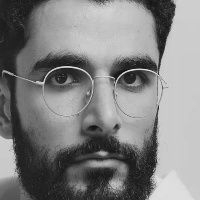
#> input picture data/faces/Auden/1.jpg, 200 x 200 px; its folder holds 3 pictures in this run
$ python register_face.py data/faces/Auden/0.jpg data/faces/Auden/1.jpg
#> lines starting #> are read from the running program, lines starting #| are printed output that depends on the picture
### core/detector.py
import cv2
import os

CASCADE_PATH = os.path.join(os.path.dirname(__file__), "..", "models", "haarcascade_frontalface_default.xml")
face_cascade = cv2.CascadeClassifier(CASCADE_PATH)

MODEL_PATH = os.path.join(os.path.dirname(__file__), "..", "data", "lbph_model.yml")
LABELS_PATH = os.path.join(os.path.dirname(__file__), "..", "data", "labels.txt")

def detect_faces(gray_frame):
    return face_cascade.detectMultiScale(gray_frame, scaleFactor=1.1, minNeighbors=5, minSize=(60, 60))

# [10 lines left out: function load_recognizer, not called in this run]

def save_recognizer(recognizer, labels):
    recognizer.write(MODEL_PATH)
    with open(LABELS_PATH, "w") as f:
        for idx, name in labels.items():
            f.write(f"{idx},{name}\n")

### register_face.py
import cv2
import sys
import os
import numpy as np
from core.detector import detect_faces, save_recognizer

FACES_DIR = os.path.join("data", "faces")

def register(name, image_path):
#> called with name = 'data/faces/Auden/0.jpg', image_path = 'data/faces/Auden/1.jpg'
    img = cv2.imread(image_path)
#> img is the input picture: shape (200, 200, 3); min 16, max 230, mean 129.2
    if img is None:
        print("could not read image")
        return
    gray = cv2.cvtColor(img, cv2.COLOR_BGR2GRAY)
    faces = detect_faces(gray)
#> faces = [[14, 13, 170, 170]]
    if len(faces) == 0:
        print("no face found in image, try another photo")
        return
    x, y, w, h = faces[0]
#> x = 14; y = 13; w = 170; h = 170
    face_crop = cv2.resize(gray[y:y + h, x:x + w], (200, 200))
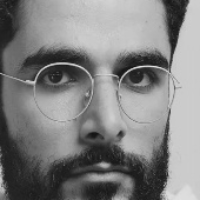
#> face_crop: shape (200, 200); min 19, max 227, mean 128.4

    person_dir = os.path.join(FACES_DIR, name)
    os.makedirs(person_dir, exist_ok=True)
    count = len(os.listdir(person_dir))
    cv2.imwrite(os.path.join(person_dir, f"{count}.jpg"), face_crop)
    print(f"saved photo for {name}, retraining model...")

    retrain()
    print(f"registered {name}")

def retrain():
    faces, ids, labels = [], [], {}
    if not os.path.exists(FACES_DIR):
        return
    for idx, name in enumerate(sorted(os.listdir(FACES_DIR))):
        person_dir = os.path.join(FACES_DIR, name)
        if not os.path.isdir(person_dir):
            continue
        labels[idx] = name
        for fname in os.listdir(person_dir):
            img = cv2.imread(os.path.join(person_dir, fname), cv2.IMREAD_GRAYSCALE)
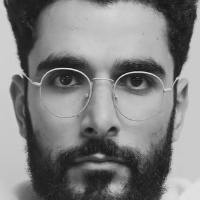
#> input picture data/faces/Auden/0.jpg, 200 x 200 px
#> img is the input picture: shape (200, 200); min 18, max 227, mean 128.5
            if img is not None:
                faces.append(img)
                ids.append(idx)

    if not faces:
        print("no registered faces yet")
        return

    recognizer = cv2.face.LBPHFaceRecognizer_create()
    recognizer.train(faces, np.array(ids))
    save_recognizer(recognizer, labels)

if __name__ == "__main__":
    if len(sys.argv) != 3:
        print("usage: python register_face.py <name> <image_path>")
        sys.exit(1)
    register(sys.argv[1], sys.argv[2])
